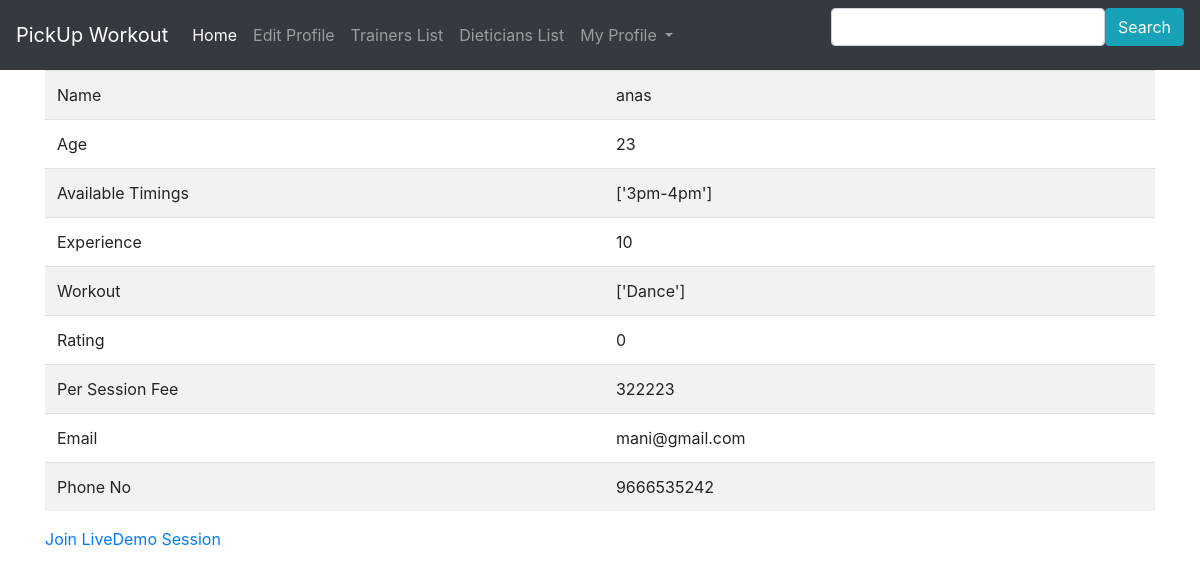
The page /trainer/anas (signed in) on the database its author committed.
### accounts/models.py (models this page shows)
class MyUser(AbstractUser):
	is_trainer=models.BooleanField(default=False)
	is_member=models.BooleanField(default=False)
	is_dietician=models.BooleanField(default=False)
	age=models.IntegerField(validators=[MaxValueValidator(70)],default=0)
	gender = models.CharField(max_length=255,default='M')
	workout=models.CharField(max_length=255)
	phone=models.IntegerField(validators=[MaxValueValidator(10)],default=0)

class Trainer(models.Model):
	user=models.OneToOneField(MyUser,on_delete=models.CASCADE,primary_key=True)
	experience=models.IntegerField(validators=[MaxValueValidator(50)],default=0)
	rating=models.PositiveIntegerField(default=0,validators=[MaxValueValidator(10)])
	fees=models.IntegerField(validators=[MaxValueValidator(9999999999)],default=0)
	available=models.CharField(max_length=255,default="1pm-2pm")

### accounts/views.py (the view)
# urls.py: path('trainer/<slug:my_name>',views.dynamic_lookup,name="dynamic_lookup"),
def dynamic_lookup(request,my_name):
    if request.user.is_authenticated:
        context={}
        obj=MyUser.objects.get(username=my_name)
        trainer=Trainer.objects.all()
        ob={}
        for lineitems in trainer:
            print(lineitems)
            if(str(lineitems.user) == my_name):
                context={
	                "object":obj ,
                    "fees":lineitems.fees,
                    "experience":lineitems.experience,
                    "available":lineitems.available,
                    "rating":lineitems.rating
	            }
        return render(request,"dynamic_lookup.html",context)
    return loginView(request)

### accounts/templates/dynamic_lookup.html
{% extends 'base_member.html' %}
{% block content %}
<table class="table table-striped">
	<tbody>
		<tr>
			<td>Name</td>
			<td>{{ object.username }}</td>
		</tr>
		<tr>
			<td>Age</td>
			<td>{{ object.age }}</td>
		</tr>
		<tr>
			<td>Available Timings</td>
			<td>{{ available }}</td>
		</tr>
		<tr>
			<td>Experience</td>
			<td>{{ experience }}</td>
		</tr>
        <tr>
			<td>Workout</td>
			<td>{{ object.workout }}</td>
		</tr>
		<tr>
			<td>Rating</td>
			<td>{{ rating }}</td>
		</tr>
        <tr>
			<td>Per Session Fee</td>
			<td>{{ fees }}</td>
		</tr>
        <tr>
			<td>Email</td>
			<td>{{ object.email }}</td>
		</tr>
		<tr>
			<td>Phone No</td>
			<td>{{ object.phone }}</td>
		</tr>
	</tbody>
</table>
<a href="{%url 'bookslot' object.username %}">Join LiveDemo Session</a>
{% endblock %}

### rows shown on the page
MyUser: username "anas", age "23", workout "['Dance']", email "mani@gmail.com", phone "9666535242"
Trainer: available "['3pm-4pm']"

### other values the page prints
{{ experience }} "10"
{{ rating }} "0"
{{ fees }} "322223"
